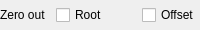
              <widget class="QFrame" name="LayControlZeroOutM">
               <property name="minimumSize">
                <size>
                 <width>0</width>
                 <height>30</height>
                </size>
               </property>
               <property name="maximumSize">
                <size>
                 <width>16777215</width>
                 <height>30</height>
                </size>
               </property>
               <property name="class" stdset="0">
                <string>label_frame</string>
               </property>
               <layout class="QHBoxLayout" name="horizontalLayout_8" stretch="1,2">
                <property name="leftMargin">
                 <number>0</number>
                </property>
                <property name="topMargin">
                 <number>0</number>
                </property>
                <property name="rightMargin">
                 <number>0</number>
                </property>
                <property name="bottomMargin">
                 <number>0</number>
                </property>
                <item>
                 <widget class="QLabel" name="lblControlCreationOffset">
                  <property name="minimumSize">
                   <size>
                    <width>50</width>
                    <height>0</height>
                   </size>
                  </property>
                  <property name="toolTip">
                   <string>Optional.
Creates control with zero out groups.</string>
                  </property>
                  <property name="text">
                   <string>Zero out</string>
                  </property>
                 </widget>
                </item>
                <item>
                 <layout class="QHBoxLayout" name="LayControlCreationZeroOut">
                  <item>
                   <widget class="QCheckBox" name="chkControlCreationRoot">
                    <property name="minimumSize">
                     <size>
                      <width>80</width>
                      <height>0</height>
                     </size>
                    </property>
                    <property name="text">
                     <string>Root</string>
                    </property>
                   </widget>
                  </item>
                  <item>
                   <widget class="QCheckBox" name="chkControlCreationOffset">
                    <property name="text">
                     <string>Offset</string>
                    </property>
                   </widget>
                  </item>
                 </layout>
                </item>
               </layout>
              </widget>
